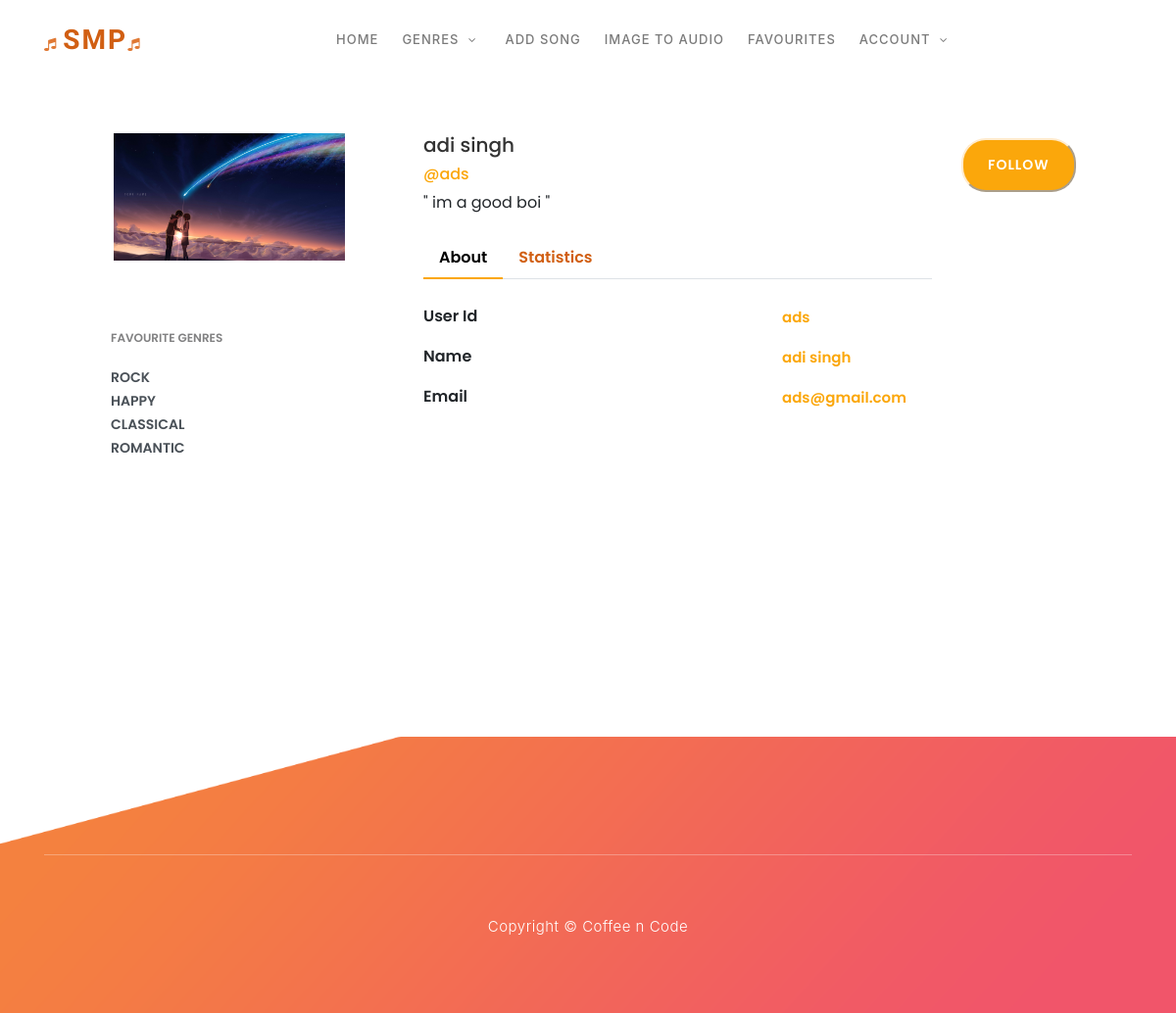
The app's page /main/view_profile/20 (signed in), older data.
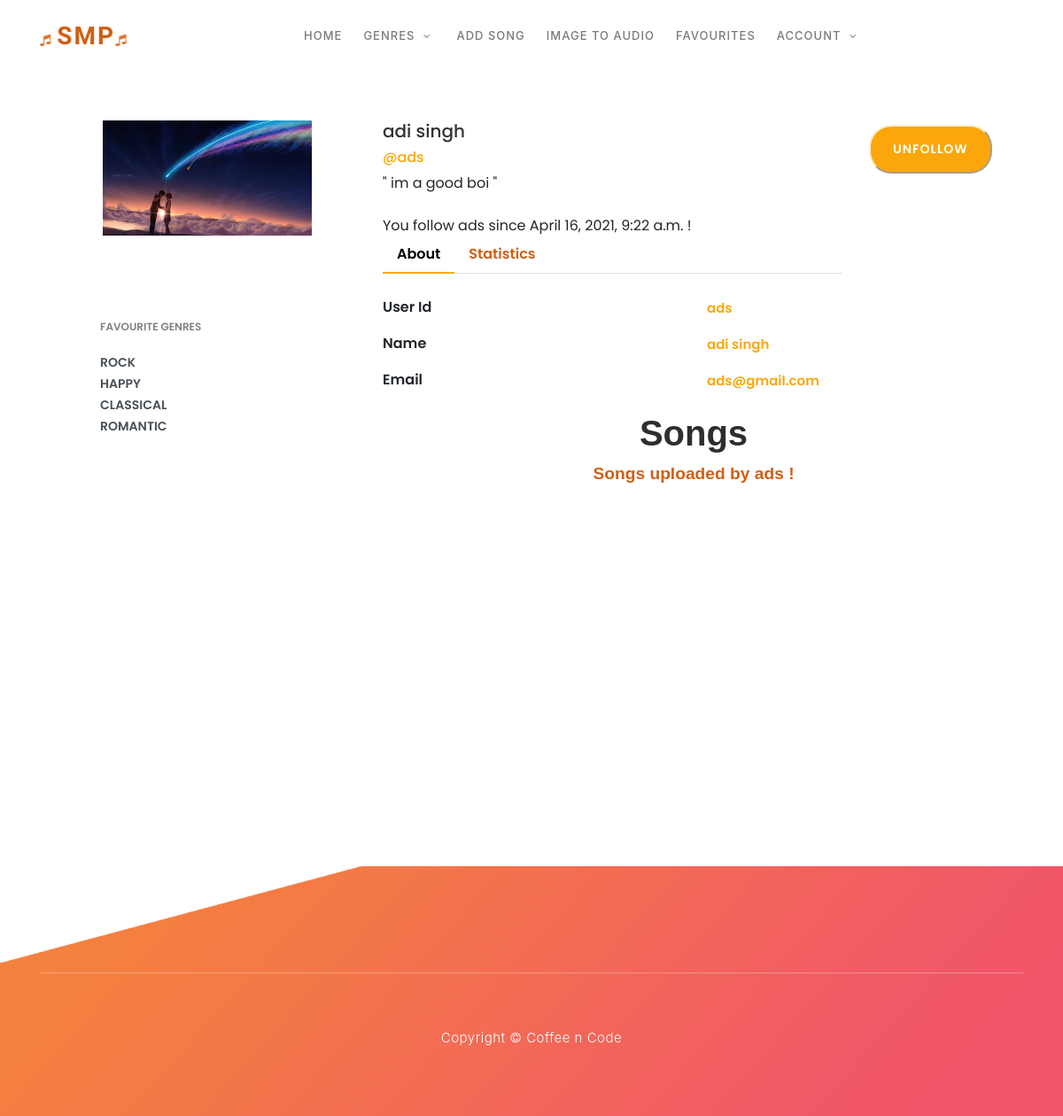
The same page, newer data.
### main/models.py (models this page shows, shortened)
class Friend(models.Model):
    user1 = models.ForeignKey(User,on_delete=models.CASCADE,related_name='user1')
    user2 = models.ForeignKey(User,on_delete=models.CASCADE,related_name='user2')
    profile2 = models.ForeignKey(Profile,on_delete=models.CASCADE,related_name='profile2')
    since = models.DateTimeField(auto_now_add=True)

### main/views.py (the view)
# urls.py: path('view_profile/<int:id>', views.view_profile, name='view_profile'),
def view_profile(request,id):
    if not request.user.is_authenticated:
        return redirect('errorpage')
    obj = User.objects.get(id=id)
    pro = Profile.objects.get(user=obj)
    my_tags = str(pro.tags).split(' ')
    my_tags = [i for i in my_tags if i]
    print(my_tags)
    is_friend = False
    since = ''
    f = Friend.objects.all()
    f = f.filter(user1=request.user)
    for o in f:
        if o.user2 == obj:
            is_friend = True
            since = o.since
            break
    songs = Song.objects.all()
    mysongs = songs.filter(user=obj)
    favsongs = songs.filter(likedby=obj)
    song_count = len(mysongs)
    fav_count = len(favsongs)
    fr = Friend.objects.all()
    fr2 = fr.filter(user1=obj)
    following = len(fr2)
    followers = 0
    for o in fr:
        if o.user2 == obj:
            followers += 1
    if 'unfollow' in request.POST:
        f = Friend.objects.all()
        f1 = f.filter(user1 = request.user,user2=obj)
        f1.delete()
        messages.success(request,f'You have unfollowed {obj}!')
        return redirect('view_profile',id)
    if 'follow' in request.POST:
        Friend.objects.create(user1=request.user,user2=obj,profile2=pro)
        messages.success(request,f'You followed {obj}!')
        return redirect('view_profile',id)
    context = {
        'obj' : obj,
        'profile' : pro,
        'is_friend':is_friend,
        'since':since,
        'mysongs':mysongs,
        'count_my':song_count,
        'count_fav':fav_count,
        'following':following,
        'followers':followers,
        'my_tags':my_tags,
    }
    return render(request,'main/view_profile.html',context)

### main/templates/main/view_profile.html (shortened to what the changed rows need)
{% include 'main/header.html' %}
{% load static %}
{% load define_action %}
<link href="//maxcdn.bootstrapcdn.com/bootstrap/4.1.1/css/bootstrap.min.css" rel="stylesheet" id="bootstrap-css">
<div class="container emp-profile">
            <form method="post">
                <div class="row">
                    <div class="col-md-6">
                        <div class="profile-head">
                                    <h5>
                                        {{ obj.first_name }} {{ obj.last_name }}
                                    </h5>
                                    <h6>
                                        @{{ obj }}
                                    </h6>
                                    " {{ profile.bio }} " <br> <br>
                                    {% if is_friend == True %}
                                    You follow {{ obj }} since {{ since }} !
                                    {% endif %}
                            <ul class="nav nav-tabs" id="myTab" role="tablist">
                                <li class="nav-item">
                                </li>
                                <li class="nav-item">
                                </li>
                            </ul>
                        </div>
                    </div>
                    <div class="col-md-2">
                        <form class="form" method="POST">
                            {% if is_friend == True %}
                        <button class="main-button-slider" type="submit" name="unfollow" style="border-color: blanchedalmond;"> Unfollow </button>
                        {% else %}
                        <button class="main-button-slider" type="submit" name="follow" style="border-color: blanchedalmond;"> Follow </button>
                        {% endif %}
                           </form>
                    </div>
                </div>
                <div class="row">
                    <div class="col-md-8">
                        <div class="tab-content profile-tab" id="myTabContent">
                            <div class="tab-pane fade show active" id="home" role="tabpanel" aria-labelledby="home-tab">
                                        <div class="row">
                                            <div class="col-md-6">
                                                <p>{{ obj }}</p>
                                            </div>
                                        </div>
                                        <div class="row">
                                            <div class="col-md-6">
                                                <p>{{ obj.first_name }} {{ obj.last_name }}</p>
                                            </div>
                                        </div>
                                        <div class="row">
                                            <div class="col-md-6">
                                                <p>{{ obj.email }}</p>
                                            </div>
                                        </div>
                            </div>
                                    {% if is_friend == True %}
                                    <div class="col-12 pageheading">
                                        <div class="page-title">Songs</div>
                                        <div class="subh">Songs uploaded by {{ obj }} !</div>
                                    </div>
      <div id="cards_landscape_wrap-2">
        <div class="container">
        </div>
    </div>
    {% endif %}
                                </div>
                            </div>
                        </div>
                    </div>

Row changes from the older to the newer data that the page shows:
added Friend: since "April 16, 2021, 9:22 a.m."
Text that changed along with them:
{{ obj }}: (not shown) → "ads"
text no longer shown: "FOLLOW"
text now shown: "You follow since ! UNFOLLOW Songs Songs uploaded by !"
